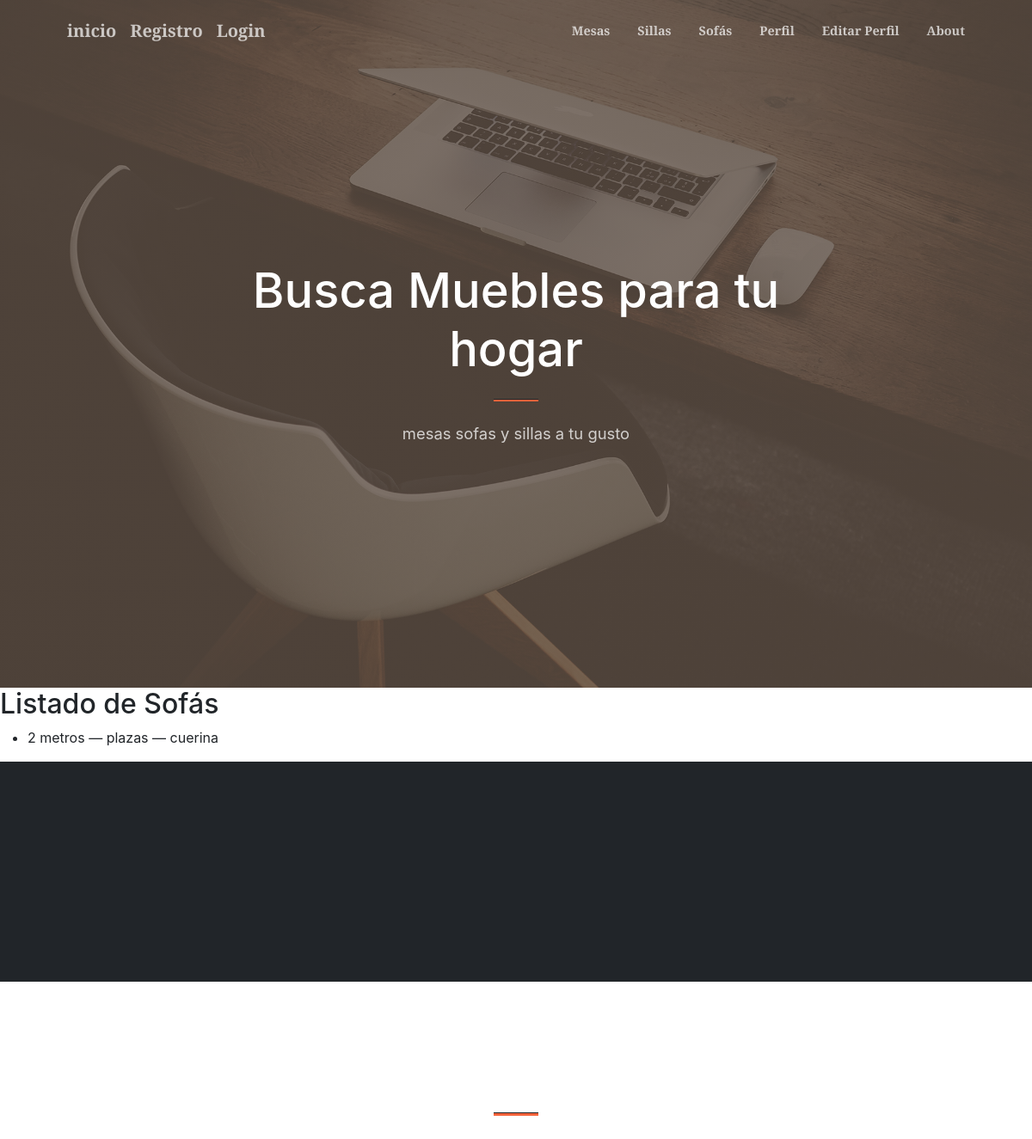
/sofas/, run on an earlier commit of the app's database.
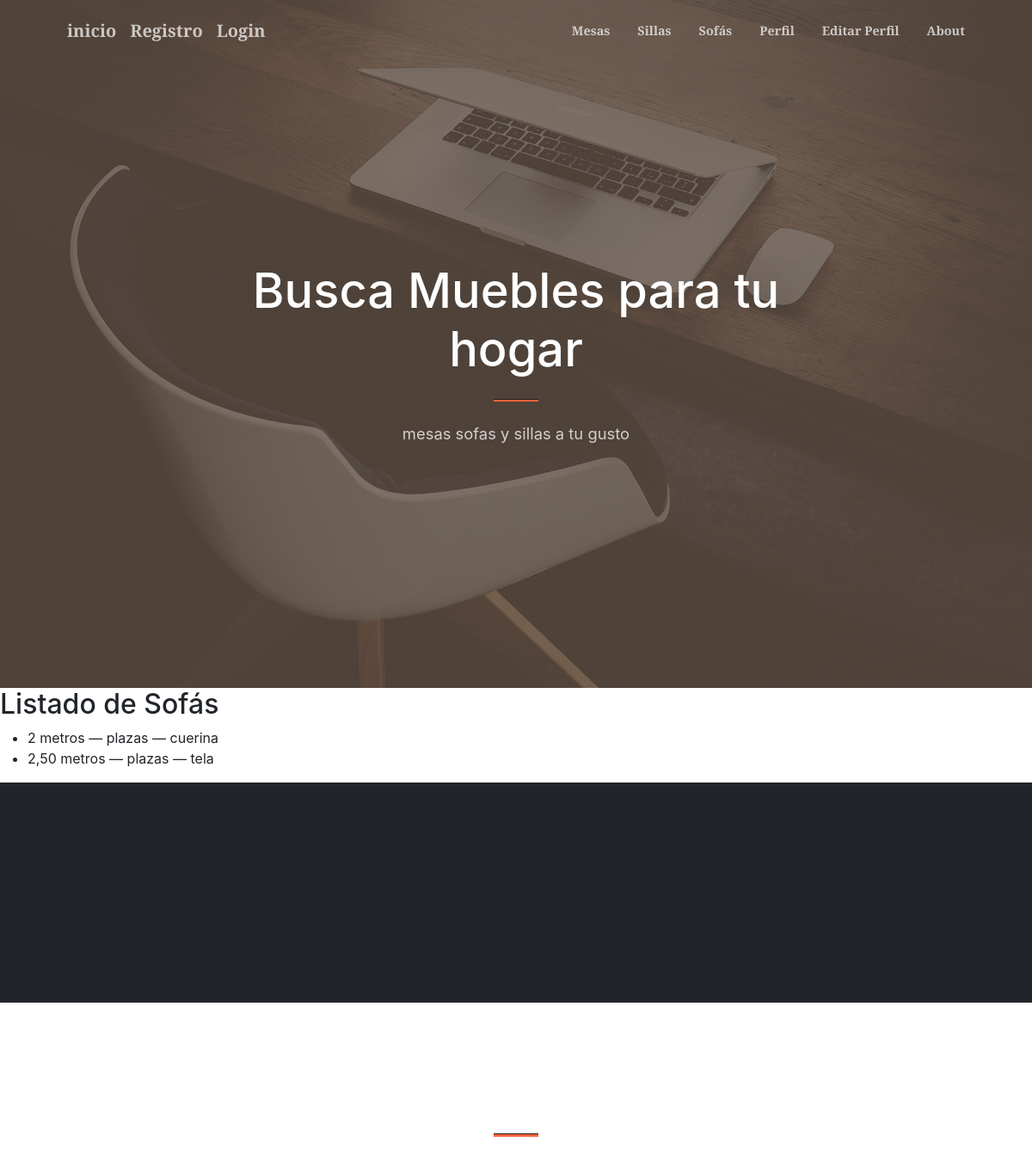
And on a later commit of the database.
### mi_primer_app/models.py (models this page shows)
class Sofa(models.Model):
    tamano            = models.CharField(max_length=50)
    color             = models.CharField(max_length=50)
    tapizado          = models.CharField(max_length=100)
    fecha             = models.DateField()

### mi_primer_app/views.py (the view)
# urls.py: path('sofas/', SofaListView.as_view(), name='sofa-lista'),
class SofaListView(ListView):
    model = Sofa
    template_name = 'mi_primer_app/sofa_lista.html'
    context_object_name = 'sofas'

### mi_primer_app/templates/mi_primer_app/sofa_lista.html (shortened to what this page needs)
{% extends "padre.html" %}
{% block content %}
  <section id="sofa-lista" style="scroll-behavior: smooth; scroll-margin-top: 70px;">
    <h2>Listado de Sofás</h2>
    <ul>
      {% for sofa in sofas %}
        <li>
          {{ sofa.tamano }} — {{ sofa.plazas }} plazas — {{ sofa.tapizado }}
        </li>
      {% empty %}
        <li>No hay sofás.</li>
      {% endfor %}
    </ul>
  </section>
{% endblock %}

What changed in the data, as far as the page shows it:
added Sofa: tamano "2,50 metros", tapizado "tela"
